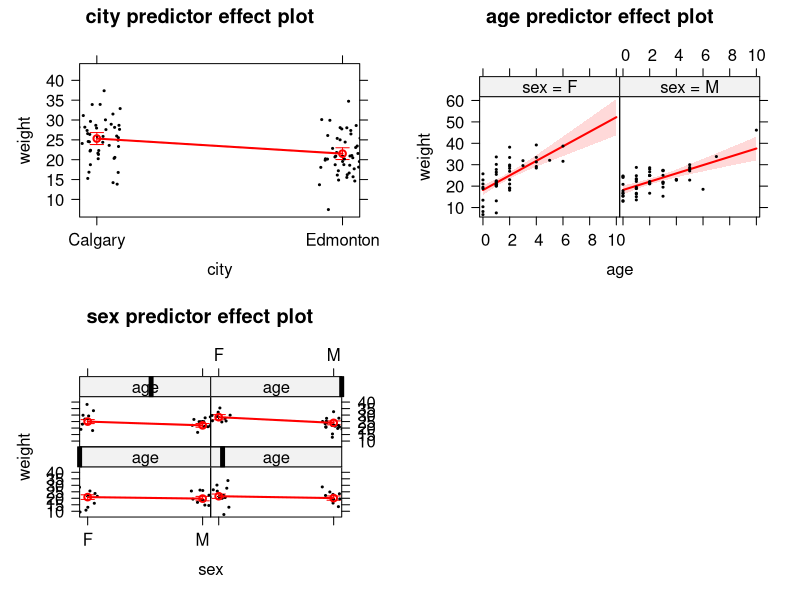

The R source for this figure: (Note: this script raises an error after producing the figure.)
# Generate some bat data
setwd("~/Documents/ecoStats2020/03 Linear models 2")

set.seed(1)
N <- 100 #Sample size
var1 <- sample(c('Edmonton','Calgary'),N,replace=TRUE) #Sampling site
var2 <- round(rexp(N,0.5)) #Age of bats
var3 <- sample(c('F','M'),N,replace=TRUE) #Sex
dat <- data.frame(city=var1,age=var2,sex=var3)
modMat <- model.matrix(~city+age*sex,data=dat)
coefs <- c(20,-3,3,0,-1) #Coefficients
sd <- 3
weight <- abs(rnorm(N,modMat%*%coefs,5)) #Reflecting boundary
weight[weight<5] <- weight[weight<5]+rexp(sum(weight<5),0.2) #Feed those tiny bats more food!
dat$weight <- weight
rm(var1,var2,var3,modMat,coefs,sd,N,weight) #Cleanup
write.csv(dat,file='batDat.csv')

batMod <- lm(weight~city+age*sex,data=dat)
summary(batMod)

#Partial effects plots - effects
library(effects)
batModEff <- predictorEffects(batMod,partial.residuals=TRUE) #Calculate partial effects
plot(batModEff,
     lines=list(col='red'), partial.residuals=list(pch=19,col='black',cex=0.25))

#Same thing using ggeffects
library(ggeffects)

batModEff1 <- ggpredict(batMod,terms=c('age','sex')) %>% data.frame()
ggplot(batModEff1,aes(x=x,y=predicted))+
  geom_ribbon(aes(ymax=conf.high,ymin=conf.low,fill=group),alpha=0.3)+
  geom_line(aes(col=group))

batModEff2 <- ggpredict(batMod,terms=c('city')) %>% data.frame()
ggplot(batModEff2,aes(x=x,y=predicted))+
  geom_pointrange(aes(ymax=conf.high,ymin=conf.low))


#Bonus:
a <- c(rep('Na',16),rep(c('Batman!',rep('',7)),2))
for(i in 1:length(a)) print(a[i])
